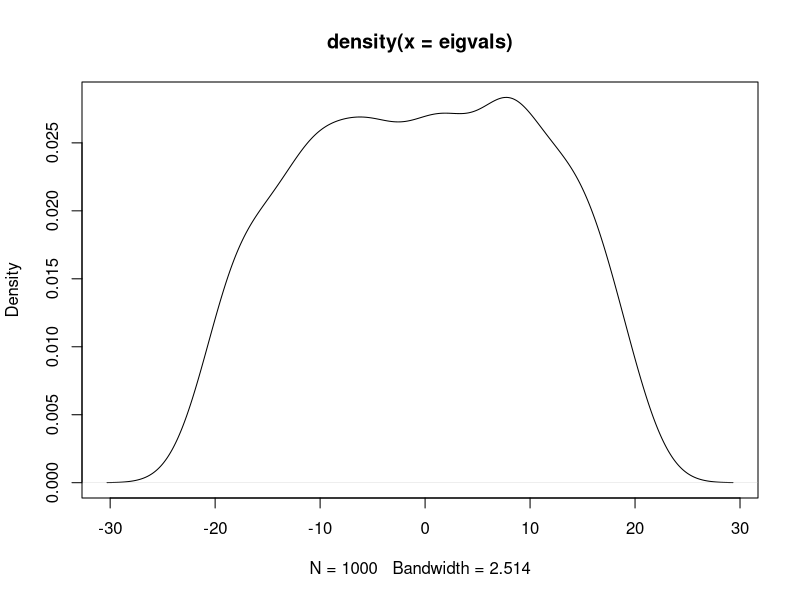

Write the R code that produced this figure.
# The list of eigen values
eigvals = vector("double", 0)

# Number of trials
N = 10^3
dim = 120

# generate values for eigvals list which consists of all the eigval of M
for (i in seq(1:N)) {
  M = matrix(nrow = dim, ncol = dim)
  i = 0
  while(i < dim) {
    j = i
    while(j < dim) {
      M[i + 1, j + 1] = rnorm(1, 0, 1)
      M[j + 1, i + 1] = M[i + 1, j + 1]
      j = j + 1
    }
    i = i + 1
  }
  # Get the eigen values of M
  eigvals_temp_list = eigen(M, only.values = TRUE)

  eigvals <- c(eigvals, eigvals_temp_list$values[sample(dim, 1)])
}

# Approximate the mean and variance of eigvals
mean(eigvals)
var(eigvals)

# We observe that the variance of eigvals is 149.9887 which is approximately
# the dimension of V where M maps a vector from V to V. This holds when I
# change the dimension of V, so I guess that the actual variance of X is the 
# same as dim V.

# Plot the pdf of X
pdf = density(eigvals)
plot(pdf)